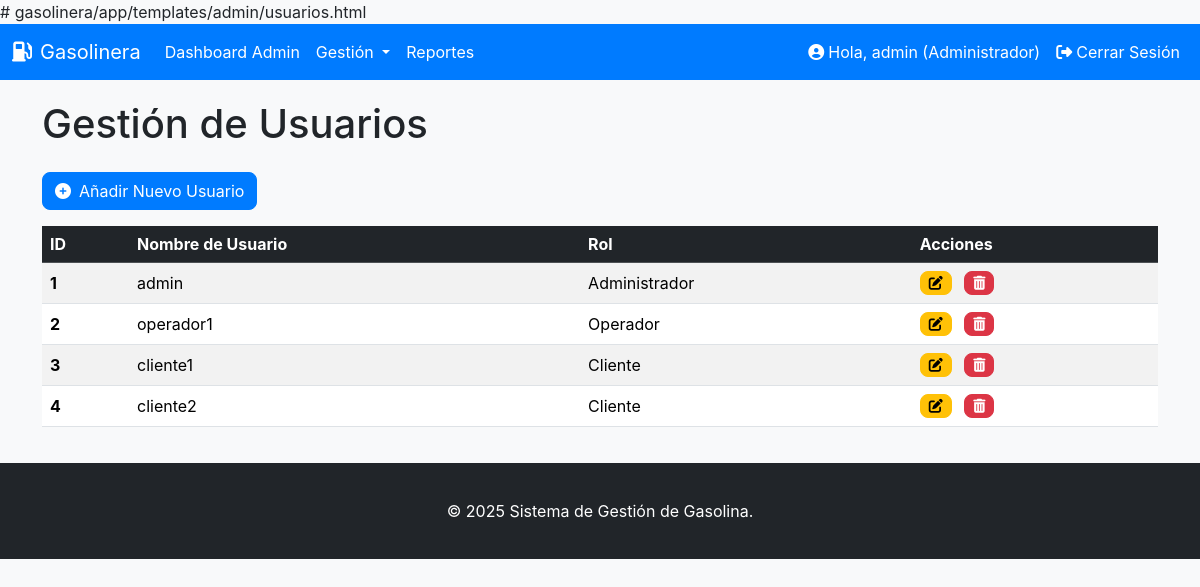
Screenshot of /admin/usuarios (signed in) with the database file from the repository.
### app/models.py (models this page shows, shortened)
class Usuario(UserMixin, db.Model):
    __tablename__ = 'usuarios'
    id = db.Column(db.Integer, primary_key=True)
    username = db.Column(db.String(64), unique=True, nullable=False) # Nombre de usuario
    password_hash = db.Column(db.String(128)) # Hash de la contraseña
    rol_id = db.Column(db.Integer, db.ForeignKey('roles.id')) # Clave foránea del rol
    clientes = db.relationship('Cliente', backref='usuario', lazy='dynamic') # Relación con clientes

class Rol(db.Model):
    __tablename__ = 'roles'
    id = db.Column(db.Integer, primary_key=True)
    nombre = db.Column(db.String(50), unique=True, nullable=False) # Nombre del rol (administrador, operador, cliente)
    usuarios = db.relationship('Usuario', backref='rol', lazy='dynamic') # Relación con usuarios

### app/admin.py (the view)
@admin.route('/usuarios')
@login_required
@admin_required
def manage_usuarios():
    usuarios = Usuario.query.all()
    return render_template('admin/usuarios.html', usuarios=usuarios, title='Gestión de Usuarios')

### app/admin.py (called while the page is built)
def admin_required(f):
    @wraps(f)
    def decorated_function(*args, **kwargs):
        if not current_user.is_authenticated or current_user.rol.nombre != 'administrador':
            flash('Acceso denegado. Se requiere rol de administrador.', 'danger')
            return redirect(url_for('main.index'))
        return f(*args, **kwargs)
    return decorated_function

### app/auth.py (called while the page is built)
@login_manager.user_loader
def load_user(user_id):
    return Usuario.query.get(int(user_id))

### app/templates/admin/usuarios.html (shortened to what this page needs)
{% extends "base.html" %}
{% block content %}
<h1 class="mb-4">Gestión de Usuarios</h1>
<a href="{{ url_for('admin.add_usuario') }}" class="btn btn-primary mb-3"><i class="fas fa-plus-circle me-2"></i>Añadir Nuevo Usuario</a>
{% if usuarios %}
<div class="table-responsive">
    <table class="table table-striped table-hover align-middle">
        <thead class="table-dark">
            <tr>
                <th scope="col">ID</th>
                <th scope="col">Nombre de Usuario</th>
                <th scope="col">Rol</th>
                <th scope="col">Acciones</th>
            </tr>
        </thead>
        <tbody>
            {% for usuario in usuarios %}
            <tr>
                <th scope="row">{{ usuario.id }}</th>
                <td>{{ usuario.username }}</td>
                <td>{{ usuario.rol.nombre | capitalize }}</td>
                <td>
                    <a href="{{ url_for('admin.edit_usuario', id=usuario.id) }}" class="btn btn-sm btn-warning me-2" title="Editar"><i class="fas fa-edit"></i></a>
                    <a href="{{ url_for('admin.delete_usuario', id=usuario.id) }}" class="btn btn-sm btn-danger" onclick="return confirm('¿Estás seguro de que quieres eliminar este usuario?')" title="Eliminar"><i class="fas fa-trash-alt"></i></a>
                </td>
            </tr>
            {% endfor %}
        </tbody>
    </table>
</div>
{% else %}
<div class="alert alert-info" role="alert">
    No hay usuarios registrados aún.
</div>
{% endif %}
{% endblock %}

### app/templates/base.html (shortened to what this page needs)
<!DOCTYPE html>
<html lang="es">
<head>
    <link href="https://cdn.jsdelivr.net/npm/bootstrap@5.3.3/dist/css/bootstrap.min.css" rel="stylesheet" xintegrity="sha384-QWTKZyjpPEjISv5WaRU9OFeRpok6YctnYmDr5pNlyT2bRjXh0JMhjY6hW+ALEwIH">
    <link rel="stylesheet" href="https://cdnjs.cloudflare.com/ajax/libs/font-awesome/6.5.2/css/all.min.css" xintegrity="sha512-SnH5WK+bZxgPHs44uWIX+LLJAJ9/2PkPKZ5QiAj6Ta86w+fsb2TkcmfRyVX3pBnMFcV7oQPJkl9QevSCWr3W6A==" />
</head>
<body>
    <nav class="navbar navbar-expand-lg navbar-dark">
        <div class="container-fluid">
            <a class="navbar-brand" href="{{ url_for('main.index') }}">
                <i class="fas fa-gas-pump me-2"></i>Gasolinera
            </a>
            <div class="collapse navbar-collapse" id="navbarNav">
                <ul class="navbar-nav me-auto mb-2 mb-lg-0">
                    {% if current_user.is_authenticated %}
                        {% if current_user.rol.nombre == 'administrador' %}
                            <li class="nav-item">
                                <a class="nav-link" href="{{ url_for('admin.dashboard') }}">Dashboard Admin</a>
                            </li>
                            <li class="nav-item dropdown">
                                <a class="nav-link dropdown-toggle" href="#" id="navbarDropdownAdmin" role="button" data-bs-toggle="dropdown" aria-expanded="false">
                                    Gestión
                                </a>
                            </li>
                             <li class="nav-item">
                                <a class="nav-link" href="{{ url_for('admin.view_reports') }}">Reportes</a>
                            </li>
                        {% endif %}
                    {% endif %}
                </ul>
                <ul class="navbar-nav ms-auto">
                    {% if current_user.is_authenticated %}
                        <li class="nav-item">
                            <span class="nav-link"><i class="fas fa-user-circle me-1"></i>Hola, {{ current_user.username }} ({{ current_user.rol.nombre | capitalize }})</span>
                        </li>
                        <li class="nav-item">
                            <a class="nav-link" href="{{ url_for('auth.logout') }}"><i class="fas fa-sign-out-alt me-1"></i>Cerrar Sesión</a>
                        </li>
                    {% else %}
                        <li class="nav-item">
                            <a class="nav-link" href="{{ url_for('auth.login') }}"><i class="fas fa-sign-in-alt me-1"></i>Iniciar Sesión</a>
                        </li>
                    {% endif %}
                </ul>
            </div>
        </div>
    </nav>
    <div class="container">
        {% block content %}{% endblock %}
    </div>
    <footer class="footer mt-auto py-3 bg-dark">
        <div class="container text-center">
            <span class="text-white">&copy; {{ moment().format('YYYY') }} Sistema de Gestión de Gasolina.</span>
        </div>
    </footer>
</body>
</html>

### app/templates/base.html (style rules this page uses)
body { font-family: 'Inter', sans-serif; background-color: #f8f9fa; }
.navbar { background-color: #007bff; }
.navbar-brand, .nav-link { color: white !important; }
.footer { background-color: #343a40; color: white; padding: 1rem 0; position: relative; bottom: 0; width: 100%; }
.container { margin-top: 20px; margin-bottom: 20px; }
.btn-primary { background-color: #007bff; border-color: #007bff; border-radius: 8px; }
.btn-danger { border-radius: 8px; }
.btn-warning { border-radius: 8px; }

### rows the page displays
Usuario: username "admin", id "1", rol.nombre "Administrador"
Rol: rol.nombre "Administrador"
Usuario: id "2", username "operador1", rol.nombre "Operador"
Usuario: id "3", username "cliente1", rol.nombre "Cliente"
Usuario: id "4", username "cliente2", rol.nombre "Cliente"

### other values shown
{{ moment().format('YYYY') }} "2025"
